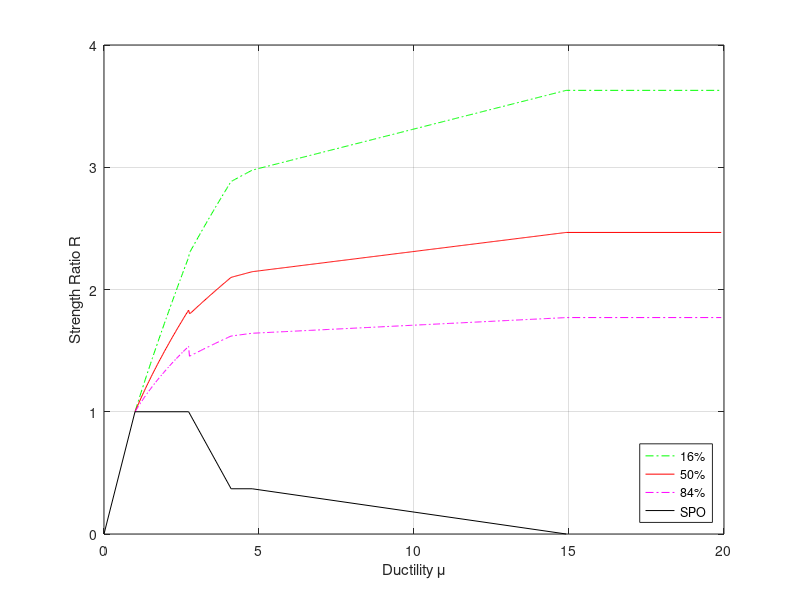

The MATLAB source for this figure:
clear
clc
T=0.3;
mu=[2.73 4.10, 4.78, 14.91];
R=[1.00, 0.37, 0.37, 0.00];

% function [R_dyn,mu_dyn] = Extended_SPO2IDA(mu,R,T)
    % Matlab implementation of the extension to SPO2IDA for infilled RC 
    % frames

    % Please cite as:
    % Nafeh AMB, O?Reilly GJ, Monteiro R. Simplified seismic assessment of 
    % infilled RC frame structures. Bulletin of Earthquake Engineering
    % DOI: 10.1007/s10518-019-00758-2.

    % -------------------------------------------------------------------
    % Inputs:
    % mu: Array of ductilities at points in Figure 10 (B-C-D-E)
    % R: Array of strength ratios at points in Figure 10 (B-C-D-E)
    % T: Initial period of system

    % Outputs:
    % R_dyn: Strength ratio (Eq. (7))
    % mu_dyn: Corresponding mu

    %% Define the coefficients {16%, 50%, 84%}
    % Hardening branch  
    a_alpha_1=[ 0.146, 0.8628, 1.024;...
                0.5926, 0.9235, 0.6034;...
                0.07312, 0.9195, 0.2466;...
                0.2965, 0.9632, 0.06141;...
                0.02688, 0.4745, 0.2511;...
                1.063, 0.0654, 0.0001;...
                0.3127, 0.04461, 0.07086];

    b_alpha_1=[ 0.5335, 0.7624, 0.9018;...
                0.4161, 0.5041, 0.1928;...
                0.4495, 0.1785, 0.4758;...
                0.2215, 1.022, 0.6903;...
                0.3699, 0.3253, 0.3254;...
                1.003, 0.4064, 0.939;...
                0.1462, 0.4479,0.3948];

    c_alpha_1=[ 0.03444, 0.1643, 0.6555;...
                0.3194, 0.1701, 0.1072;...
                0.01667, 0.1147, 0.1232;...
                0.1087, 0.1694, 0.05664;...
                0.0158, 0.09403, 0.07067;...
                0.646, 0.02054, 0.00132;...
                0.07181, 0.01584, 0.02287];

    a_beta_1=[  0.2008, -0.1334, 0.7182;...
                0.179, 0.3312, 0.132;...
                0.1425, 0.7985, 0.1233;...
                0.1533, 0.0001, 0.09805;...
                3.623E+12, 0.1543, 0.1429;...
                0.09451, 0.9252, 0.6547;...
                0.1964, 0.2809, 0.0001];

    b_beta_1=[ 1.093, 0.7771, 0.04151;...
                0.7169, 0.7647, 0.6058;...
                0.4876, 0.04284, 0.4904;...
                0.5709, 0.5721, 0.5448;...
                97.61, 0.4788, 0.3652;...
                0.4424, 0.8165, 0.8431;...
                0.3345, 0.3003, 0.7115];


    c_beta_1=[ 0.5405, 0.04907, 0.09018;...
                0.08836, 0.000986, 0.04845;...
                0.04956, 0.09365, 0.04392;...
                0.07256, 0.0001, 0.01778;...
                17.94, 0.105, 0.09815;...
                0.06262, 0.51, 0.7126;...
                0.09522, 0.1216, 0.0001803];
              
    % Softening branch
    a_alpha_2 = [0.03945, 0.01833, 0.009508];
    b_alpha_2 = [-0.03069, -0.01481, -0.007821];
    a_beta_2 = [1.049, 0.8237, 0.4175];
    b_beta_2 = [0.2494, 0.04082, 0.03164];
    a_gamma_2 = [-0.7326, -0.7208, -0.0375];
    b_gamma_2 = [1.116, 1.279, 1.079];
    
    % Residual plateau branch
    a_alpha_3 = [-5.075, -2.099, -0.382];
    b_alpha_3 = [7.112, 3.182, 0.6334];
    c_alpha_3 = [-1.572, -0.6989, -0.051];
    d_alpha_3 = [0.1049, 0.0481, 0.002];
    
    a_beta_3 = [16.16, 8.417, -0.027];
    b_beta_3 = [-26.5, -14.51, -1.80];
    c_beta_3 = [10.92, 6.75, 2.036];
    d_beta_3 = [1.055, 0.9061, 1.067];
    
    % Strength degradation branch
    a_alpha_4 = [-1.564, -0.5954, -0.06693];
    b_alpha_4 = [2.193, 0.817, 0.1418];
    c_alpha_4 = [-0.352, -0.09191, 0.0124];
    d_alpha_4 = [0.0149, 0.001819, -0.002012];
    a_beta_4 = [1.756, 0.7315, -0.408];
    b_beta_4 = [-8.719, -3.703, -1.333];
    c_beta_4 = [8.285, 4.391, 2.521];
    d_beta_4 = [1.198, 1.116, 1.058];
    
    %% Compute the parameters
    % For each fractile i in 16%, 50% and 84% 
    for i = 1:3
        % Hardening branch
        alpha_1(i)=sum(a_alpha_1(:,i).*exp(-((T-b_alpha_1(:,i))./c_alpha_1(:,i)).^2));
        beta_1(i)=sum(a_beta_1(:,i).*exp(-((T-b_beta_1(:,i))./c_beta_1(:,i)).^2));
        
        % Softening branch
        alpha_2(i)=a_alpha_2(i)*T+b_alpha_2(i);
        beta_2(i)=a_beta_2(i)*T+b_beta_2(i);
        gamma_2(i)=a_gamma_2(i)*T+b_gamma_2(i);

        % Residual branch
        alpha_3(i)=a_alpha_3(i)*T^3+b_alpha_3(i)*T^2+c_alpha_3(i)*T+d_alpha_3(i);
        beta_3(i)=a_beta_3(i)*T^3+b_beta_3(i)*T^2+c_beta_3(i)*T+d_beta_3(i);

        % Strength degradation branch
        alpha_4(i)=a_alpha_4(i)*T^3+b_alpha_4(i)*T^2+c_alpha_4(i)*T+d_alpha_4(i);
        beta_4(i)=a_beta_4(i)*T^3+b_beta_4(i)*T^2+c_beta_4(i)*T+d_beta_4(i);
    end
    
    %% Fit the branches
    % Initialise some arrays
    mu_dyn=linspace(1,max(mu),500);
    
    for i=1:3
        for j=1:length(mu_dyn)
            if mu_dyn(j)<=mu(1)
                % Hardening branch
                R_dyn(j,i) = alpha_1(i)*mu_dyn(j)^beta_1(i);
            elseif mu_dyn(j)<=mu(2)
                % Softening branch
                R_dyn(j,i) = alpha_2(i)*mu_dyn(j)^2+beta_2(i)*mu_dyn(j)+gamma_2(i);
            elseif mu_dyn(j)<=mu(3)
                % Residual branch
                R_dyn(j,i) = alpha_3(i)*mu_dyn(j)+beta_3(i);
            elseif mu_dyn(j)<=mu(4)
                % Strength degradation branch
                R_dyn(j,i) = alpha_4(i)*mu_dyn(j)+beta_4(i);
            end
        end
    end

    %% Check that fits are monotonically increasing
    for i=1:3
        for j=1:length(mu_dyn)-1
            if R_dyn(j+1,i)<R_dyn(j,i)
                R_dyn(j+1,i)=R_dyn(j,i);
            end
        end
    end

    %% Adjust the discontinuities between brances
    for i=1:3
        % Differences
        % Hardening Initiation
        H(i)=(1-alpha_1(i)*1^beta_1(i));
        
        % Connection Hardening-Softening
        HS(i)=(alpha_1(i)*mu(1)^beta_1(i)) - (alpha_2(i)*mu(1)^2+beta_2(i)*mu(1)+gamma_2(i));
        
        % Connection Softening-Plateau
        SP(i)=(alpha_2(i)*mu(2)^2+beta_2(i)*mu(2)+gamma_2(i)) - (alpha_3(i)*mu(2)+beta_3(i));
        
        % Connection Plateau-Degradation
        PD(i)=(alpha_3(i)*mu(3)+beta_3(i)) - (alpha_4(i)*mu(3)+beta_4(i));
        
        % Adjust
        R_dyn(mu_dyn< mu(1),i)=R_dyn(mu_dyn< mu(1),i)+H(i);
        R_dyn(mu_dyn>=mu(1),i)=R_dyn(mu_dyn>=mu(1),i)+HS(i);
        R_dyn(mu_dyn>=mu(2),i)=R_dyn(mu_dyn>=mu(2),i)+SP(i);
        R_dyn(mu_dyn>=mu(3),i)=R_dyn(mu_dyn>=mu(3),i)+PD(i);
        
    end
    
    %% Add in a flatline point
    R_dyn(end+1,:)=R_dyn(end,:);
    mu_dyn(end+1)=mu_dyn(end)+5;
    
    %% Plot the diagram
    figure; hold on; grid on; box on;
    plot(mu_dyn,R_dyn(:,1),'-.g');
    plot(mu_dyn,R_dyn(:,2),'-r');
    plot(mu_dyn,R_dyn(:,3),'-.m');
    plot([0, 1, mu], [0, 1, R],'-k');
    legend('16%','50%','84%','SPO','location','southeast');
    xlabel('Ductility \mu');
    ylabel('Strength Ratio R');

    

